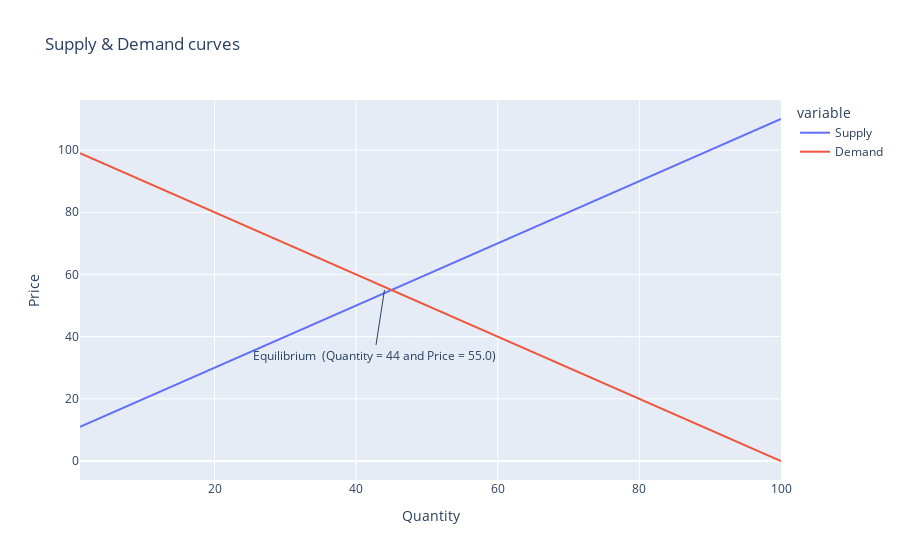

Notebook code for this chart:
### Code cell
qties = list(range(QTY_MIN, QTY_MAX+1))
prices = pd.DataFrame(index=qties, columns=[ "Supply", "Demand" ], dtype=float)

for qty in qties:
    prices.loc[qty, "Supply"] = supply_inv(qty)
    prices.loc[qty, "Demand"] = demand_inv(qty)

diff_list = abs(prices["Supply"] - prices["Demand"])
qty_eq = diff_list.argmin()
price_eq = ( prices.loc[qty_eq, "Supply"] + prices.loc[qty_eq, "Demand"] ) / 2

fig = px.line(
    prices,
    title="Supply & Demand curves", 
    labels={
        'index': 'Quantity',
        'value': 'Price'
    }
)
fig.add_annotation({
    'x': qty_eq,
    'y': price_eq,
    'text': f"Equilibrium (Quantity = {qty_eq} and Price = {price_eq})",
    'ay': price_eq + 10
})
fig.show()

### Figure 1 — Plotly figure (JSON) as saved in the notebook; plotly's stock layout.template omitted (floating-point values rounded to 4 significant figures)
{"data": [{"hovertemplate": "variable=Supply<br>Quantity=%{x}<br>Price=%{y}<extra></extra>", "legendgroup": "Supply", "line": {"color": "#636efa", "dash": "solid"}, "marker": {"symbol": "circle"}, "mode": "lines", "name": "Supply", "orientation": "v", "showlegend": true, "type": "scatter", "x": [1, 2, 3, 4, 5, 6, 7, 8, 9, 10, 11, 12, 13, 14, 15, 16, 17, 18, 19, 20, 21, 22, 23, 24, 25, 26, 27, 28, 29, 30, 31, 32, 33, 34, 35, 36, 37, 38, 39, 40, 41, 42, 43, 44, 45, 46, 47, 48, 49, 50, 51, 52, 53, 54, 55, 56, 57, 58, 59, 60, 61, 62, 63, 64, 65, 66, 67, 68, 69, 70, 71, 72, 73, 74, 75, 76, 77, 78, 79, 80, 81, 82, 83, 84, 85, 86, 87, 88, 89, 90, 91, 92, 93, 94, 95, 96, 97, 98, 99, 100], "xaxis": "x", "y": [11, 12, 13, 14, 15, 16, 17, 18, 19, 20, 21, 22, 23, 24, 25, 26, 27, 28, 29, 30, 31, 32, 33, 34, 35, 36, 37, 38, 39, 40, 41, 42, 43, 44, 45, 46, 47, 48, 49, 50, 51, 52, 53, 54, 55, 56, 57, 58, 59, 60, 61, 62, 63, 64, 65, 66, 67, 68, 69, 70, 71, 72, 73, 74, 75, 76, 77, 78, 79, 80, 81, 82, 83, 84, 85, 86, 87, 88, 89, 90, 91, 92, 93, 94, 95, 96, 97, 98, 99, 100, 101, 102, 103, 104, 105, 106, 107, 108, 109, 110], "yaxis": "y"}, {"hovertemplate": "variable=Demand<br>Quantity=%{x}<br>Price=%{y}<extra></extra>", "legendgroup": "Demand", "line": {"color": "#EF553B", "dash": "solid"}, "marker": {"symbol": "circle"}, "mode": "lines", "name": "Demand", "orientation": "v", "showlegend": true, "type": "scatter", "x": [1, 2, 3, 4, 5, 6, 7, 8, 9, 10, 11, 12, 13, 14, 15, 16, 17, 18, 19, 20, 21, 22, 23, 24, 25, 26, 27, 28, 29, 30, 31, 32, 33, 34, 35, 36, 37, 38, 39, 40, 41, 42, 43, 44, 45, 46, 47, 48, 49, 50, 51, 52, 53, 54, 55, 56, 57, 58, 59, 60, 61, 62, 63, 64, 65, 66, 67, 68, 69, 70, 71, 72, 73, 74, 75, 76, 77, 78, 79, 80, 81, 82, 83, 84, 85, 86, 87, 88, 89, 90, 91, 92, 93, 94, 95, 96, 97, 98, 99, 100], "xaxis": "x", "y": [99, 98, 97, 96, 95, 94, 93, 92, 91, 90, 89, 88, 87, 86, 85, 84, 83, 82, 81, 80, 79, 78, 77, 76, 75, 74, 73, 72, 71, 70, 69, 68, 67, 66, 65, 64, 63, 62, 61, 60, 59, 58, 57, 56, 55, 54, 53, 52, 51, 50, 49, 48, 47, 46, 45, 44, 43, 42, 41, 40, 39, 38, 37, 36, 35, 34, 33, 32, 31, 30, 29, 28, 27, 26, 25, 24, 23, 22, 21, 20, 19, 18, 17, 16, 15, 14, 13, 12, 11, 10, 9, 8, 7, 6, 5, 4, 3, 2, 1, 0], "yaxis": "y"}], "layout": {"annotations": [{"ay": 65, "text": "Equilibrium \n(Quantity = 44 and Price = 55.0)", "x": 44, "y": 55}], "legend": {"title": {"text": "variable"}, "tracegroupgap": 0}, "title": {"text": "Supply & Demand curves"}, "xaxis": {"anchor": "y", "domain": [0, 1], "title": {"text": "Quantity"}}, "yaxis": {"anchor": "x", "domain": [0, 1], "title": {"text": "Price"}}}}
